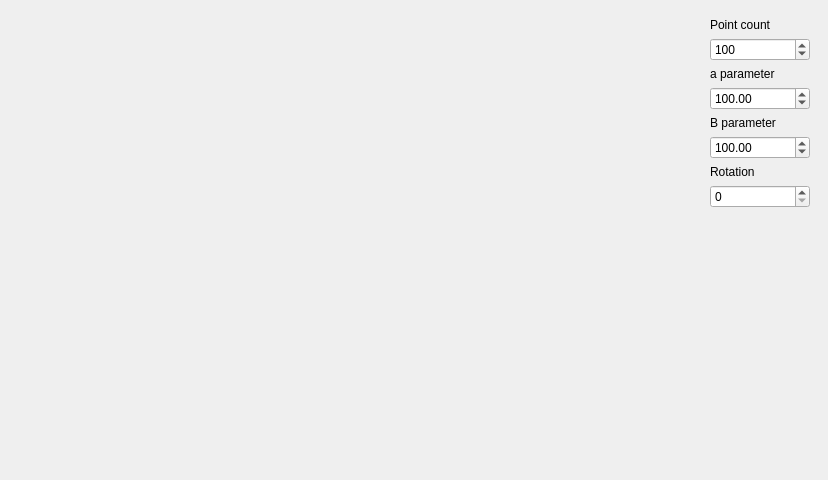
<?xml version="1.0" encoding="UTF-8"?>
<ui version="4.0">
 <class>MainWindow</class>
 <widget class="QMainWindow" name="MainWindow">
  <property name="geometry">
   <rect>
    <x>0</x>
    <y>0</y>
    <width>828</width>
    <height>480</height>
   </rect>
  </property>
  <property name="windowTitle">
   <string>Computer Graphics Lab 1</string>
  </property>
  <widget class="QWidget" name="centralwidget">
   <layout class="QHBoxLayout" name="horizontalLayout">
    <item>
     <widget class="GraphicWidget" name="widget" native="true">
      <property name="sizePolicy">
       <sizepolicy hsizetype="Expanding" vsizetype="Preferred">
        <horstretch>0</horstretch>
        <verstretch>0</verstretch>
       </sizepolicy>
      </property>
     </widget>
    </item>
    <item>
     <widget class="ParamHandler" name="handler" native="true">
      <layout class="QVBoxLayout" name="verticalLayout">
       <property name="sizeConstraint">
        <enum>QLayout::SetDefaultConstraint</enum>
       </property>
       <item>
        <widget class="QLabel" name="label">
         <property name="sizePolicy">
          <sizepolicy hsizetype="Maximum" vsizetype="Preferred">
           <horstretch>0</horstretch>
           <verstretch>0</verstretch>
          </sizepolicy>
         </property>
         <property name="minimumSize">
          <size>
           <width>100</width>
           <height>0</height>
          </size>
         </property>
         <property name="text">
          <string>Point count</string>
         </property>
        </widget>
       </item>
       <item>
        <widget class="QSpinBox" name="param_n">
         <property name="sizePolicy">
          <sizepolicy hsizetype="Minimum" vsizetype="Fixed">
           <horstretch>100</horstretch>
           <verstretch>0</verstretch>
          </sizepolicy>
         </property>
         <property name="accessibleName">
          <string>param_n</string>
         </property>
         <property name="minimum">
          <number>2</number>
         </property>
         <property name="maximum">
          <number>1000000000</number>
         </property>
         <property name="singleStep">
          <number>10</number>
         </property>
         <property name="value">
          <number>100</number>
         </property>
        </widget>
       </item>
       <item>
        <widget class="QLabel" name="label_2">
         <property name="text">
          <string>a parameter</string>
         </property>
        </widget>
       </item>
       <item>
        <widget class="QDoubleSpinBox" name="param_a">
         <property name="sizePolicy">
          <sizepolicy hsizetype="Minimum" vsizetype="Fixed">
           <horstretch>0</horstretch>
           <verstretch>0</verstretch>
          </sizepolicy>
         </property>
         <property name="minimumSize">
          <size>
           <width>100</width>
           <height>0</height>
          </size>
         </property>
         <property name="accessibleName">
          <string>param_a</string>
         </property>
         <property name="minimum">
          <double>20.000000000000000</double>
         </property>
         <property name="maximum">
          <double>5000.000000000000000</double>
         </property>
         <property name="singleStep">
          <double>10.000000000000000</double>
         </property>
         <property name="value">
          <double>100.000000000000000</double>
         </property>
        </widget>
       </item>
       <item>
        <widget class="QLabel" name="label_3">
         <property name="text">
          <string>B parameter</string>
         </property>
        </widget>
       </item>
       <item>
        <widget class="QDoubleSpinBox" name="param_B">
         <property name="sizePolicy">
          <sizepolicy hsizetype="Minimum" vsizetype="Fixed">
           <horstretch>0</horstretch>
           <verstretch>0</verstretch>
          </sizepolicy>
         </property>
         <property name="accessibleName">
          <string>param_B</string>
         </property>
         <property name="minimum">
          <double>20.000000000000000</double>
         </property>
         <property name="maximum">
          <double>5000.000000000000000</double>
         </property>
         <property name="singleStep">
          <double>10.000000000000000</double>
         </property>
         <property name="value">
          <double>100.000000000000000</double>
         </property>
        </widget>
       </item>
       <item>
        <widget class="QLabel" name="label_4">
         <property name="text">
          <string>Rotation</string>
         </property>
        </widget>
       </item>
       <item>
        <widget class="QSpinBox" name="param_r">
         <property name="accessibleName">
          <string>param_r</string>
         </property>
         <property name="maximum">
          <number>359</number>
         </property>
         <property name="singleStep">
          <number>10</number>
         </property>
        </widget>
       </item>
       <item>
        <spacer name="verticalSpacer">
         <property name="orientation">
          <enum>Qt::Vertical</enum>
         </property>
         <property name="sizeHint" stdset="0">
          <size>
           <width>1</width>
           <height>40</height>
          </size>
         </property>
        </spacer>
       </item>
      </layout>
     </widget>
    </item>
   </layout>
  </widget>
  <widget class="QMenuBar" name="menubar">
   <property name="geometry">
    <rect>
     <x>0</x>
     <y>0</y>
     <width>828</width>
     <height>22</height>
    </rect>
   </property>
  </widget>
 </widget>
 <customwidgets>
  <customwidget>
   <class>GraphicWidget</class>
   <extends>QWidget</extends>
   <header>graphicwidget.h</header>
   <container>1</container>
  </customwidget>
  <customwidget>
   <class>ParamHandler</class>
   <extends>QWidget</extends>
   <header>paramhandler.h</header>
   <container>1</container>
  </customwidget>
 </customwidgets>
 <resources/>
 <connections/>
</ui>
